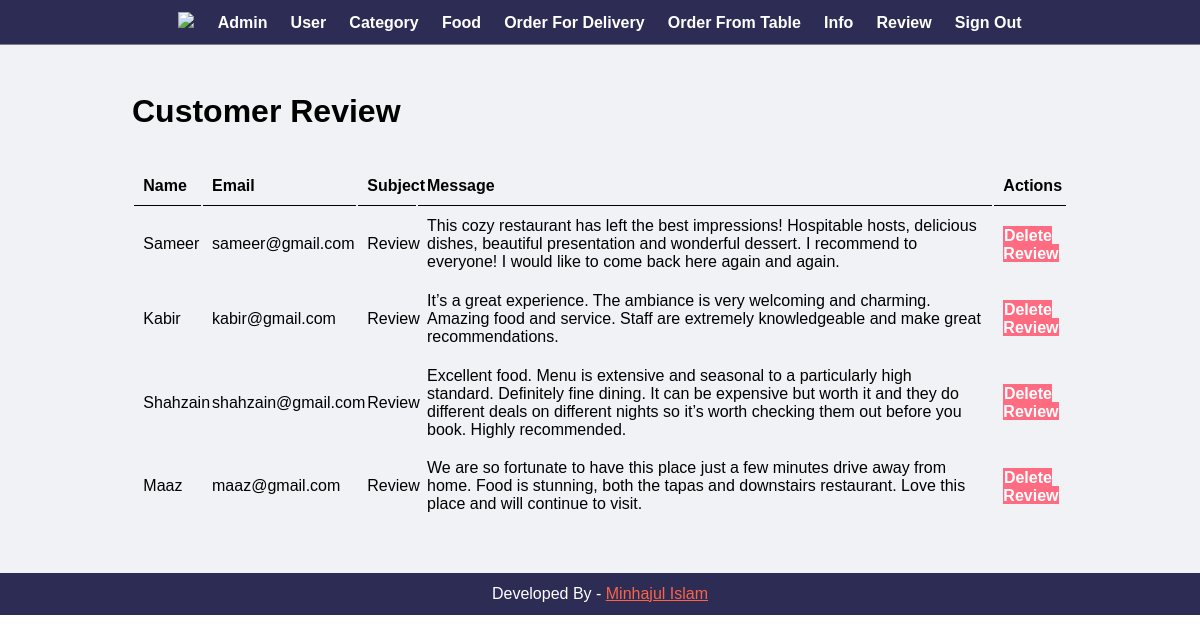
Page /admin/user_review.php (signed in) on the committed database.
### tables this page shows
CREATE TABLE `testimonials` (
  `c_id` int(11) NOT NULL,
  `c_name` varchar(100) NOT NULL,
  `c_email` varchar(100) NOT NULL,
  `c_subject` varchar(200) NOT NULL,
  `c_message` varchar(255) NOT NULL
);

### admin/user_review.php (the view)
<?php include('hd-ft/header.php'); ?>
<div class="manage">
    <div class = "wrapper">
        <h1>Customer Review</h1>
        <br>
        <br>
        <table class="table-full">
            <tr>
                <th>Name</th>
                <th>Email</th>
                <th>Subject</th>
                <th>Message</th>
                <th>Actions</th>
            </tr>
            <?php
                $sql = "SELECT * FROM testimonials";
                $res = mysqli_query($conn, $sql);
                $count = mysqli_num_rows($res);
                if($count>0)
                {
                    while($row=mysqli_fetch_assoc($res))
                    {
                        $c_id = $row['c_id'];
                        $c_name = $row['c_name'];
                        $c_email = $row['c_email'];
                        $c_subject = $row['c_subject'];
                        $c_message = $row['c_message'];
                        ?>
                        <tr>
                            <td><?php echo $c_name; ?></td>
                            <td><?php echo $c_email; ?></td>
                            <td><?php echo $c_subject; ?></td>
                            <td><?php echo $c_message; ?></td>
                            <td>
                            <a href="<?php echo SITEURL; ?>admin/user_review_delete.php?id=<?php echo $c_id; ?>" class="btn-delete">Delete Review</a>
                            </td>
                        </tr>
                        <?php
                    }
                }
                else
                    {
                      echo "No review";
                    }
            ?>
        </table>
    </div>
</div>
<?php include('hd-ft/footer.php'); ?>

### css/back-end.css (style rules this page uses)
* { margin: 0; padding: 0; font-family: Arial, Helvetica, sans-serif; }
.wrapper { padding: 1%; width: 80%; margin: 0 auto; }
.table-full { width: 100%; }
table tr th { border-bottom: 1px solid black; padding: 1%; text-align: left; }
table tr td { padding: 1%; }
.btn-delete { background-color: #ff6b81; padding: 1%; color: white; text-decoration: none; font-weight: bold; }
.manage { background-color: #f1f2f6; padding: 3% 0; }
* { margin: 0; padding: 0; box-sizing: border-box; }

### rows in the picture
testimonials: c_name "Sameer", c_email "sameer@gmail.com", c_subject "Review", c_message "This cozy restaurant has left the best impressions! Hospitable hosts, delicious dishes, beautiful presentation and wonderful dessert. I recommend to everyone! I would like to come back here again and again."
testimonials: c_name "Kabir", c_email "kabir@gmail.com", c_subject "Review", c_message "It’s a great experience. The ambiance is very welcoming and charming. Amazing food and service. Staff are extremely knowledgeable and make great recommendations."
testimonials: c_name "Shahzain", c_email "shahzain@gmail.com", c_subject "Review", c_message "Excellent food. Menu is extensive and seasonal to a particularly high standard. Definitely fine dining. It can be expensive but worth it and they do different deals on different nights so it’s worth checking them out before you book. Highly recommended."
testimonials: c_name "Maaz", c_email "maaz@gmail.com", c_subject "Review", c_message "We are so fortunate to have this place just a few minutes drive away from home. Food is stunning, both the tapas and downstairs restaurant. Love this place and will continue to visit."
